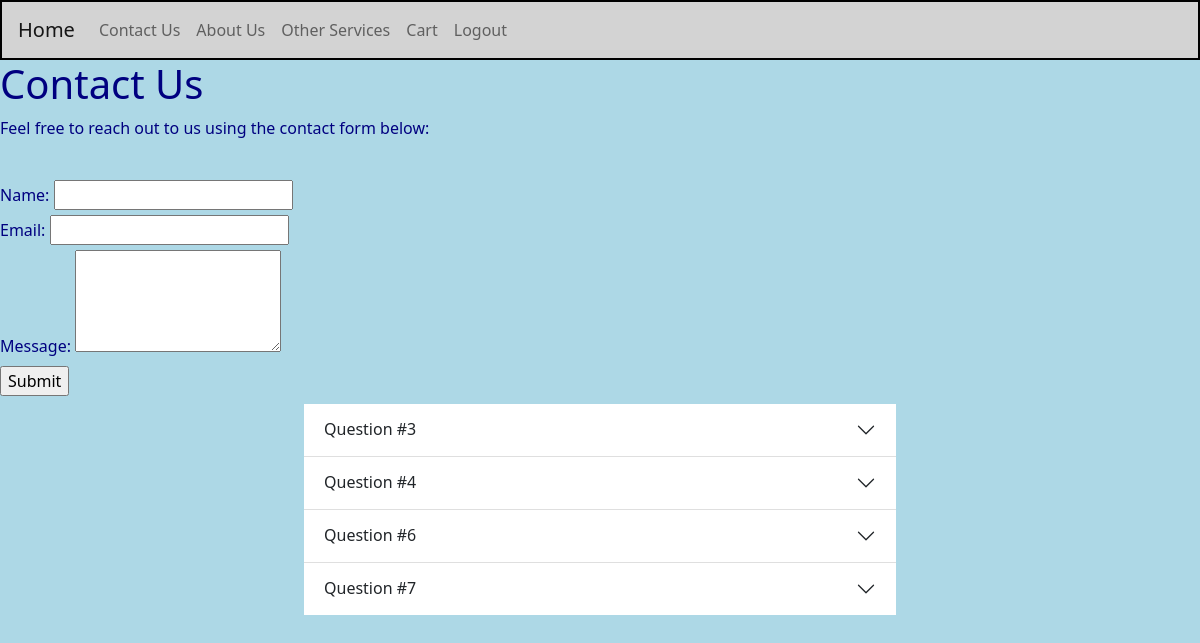
The page /index.php?controller=home&action=contactUs (signed in) on the database its author committed.
### tables this page shows
CREATE TABLE `user_question` (
  `pk` int(11) NOT NULL,
  `name` varchar(255) NOT NULL,
  `email` varchar(255) NOT NULL,
  `message` varchar(255) NOT NULL,
  `username` varchar(255) NOT NULL
);

### controllers/HomeController.php (called while the page is built, shortened)
<?php
require_once 'models/UserQuestionModel.php';
class HomeController {
    private $userquestionModel;
    public function __construct($db) {
        $this->userquestionModel = new UserQuestionModel($db);
    }
    public function contactUs() {
        try {
            $username = $_SESSION['user']['user_name'] ?? null;
            $user_question = $this->userquestionModel->get_question_answer_by_username($username);
            include 'views/contact_us.php';
        } catch (PDOException $e) {
            echo 'Error: ' . $e->getMessage();
        }
    }
}
?>

### models/UserQuestionModel.php (called while the page is built, shortened)
<?php
class UserQuestionModel
{
    private $db;
    public function __construct($db)
    {
        $this->db = $db;
    }
    public function get_question_answer_by_username($username)
    {
        $stmt = $this->db->prepare('SELECT * FROM `user_question` WHERE `username` = :username');
        $stmt->bindParam(':username', $username);
        $stmt->execute();
        return $stmt->fetchAll(PDO::FETCH_ASSOC);
    }
}

### views/contact_us.php (the view, shortened to what this page needs)
<!DOCTYPE html>
<html lang="en">
<head>
    <link rel="stylesheet" href="https://stackpath.bootstrapcdn.com/bootstrap/4.5.2/css/bootstrap.min.css">
    <link href="https://cdn.jsdelivr.net/npm/bootstrap@5.0.2/dist/css/bootstrap.min.css" rel="stylesheet">
    <link rel="stylesheet" href="css/style.css">
</head>
<body>
    <nav class="navbar navbar-expand-lg navbar-light bg-light">
        <a class="navbar-brand" href="index.php?controller=home&action=index">Home</a>
        <div class="collapse navbar-collapse" id="navbarNav">
            <ul class="navbar-nav">
                <li class="nav-item">
                    <a class="nav-link" href="index.php?controller=home&action=contactUs">Contact Us</a>
                </li>
                <li class="nav-item">
                    <a class="nav-link" href="index.php?controller=home&action=aboutUs">About Us</a>
                </li>
                <li class="nav-item">
                    <a class="nav-link" href="index.php?controller=home&action=otherServices">Other Services</a>
                </li>
                <?php if(isset($_SESSION['user']))  { ?>
                <li class="nav-item">
                    <a class="nav-link" href="index.php?controller=cart&action=viewCart">Cart</a>
                </li>
                <?php } ?>
                <li class="nav-item">
                    <?php if(isset($_SESSION['user']))  { ?>
                    <a class="nav-link" href="logout.php">Logout</a>
                        <?php } ?>
                </li>
            </ul>
        </div>
    </nav>
    <h1>Contact Us</h1>
    <p>Feel free to reach out to us using the contact form below:</p>
    <form action="index.php?controller=userquestion&action=addquestion" method="post">
        <input type="hidden" id="username" name="username" value="<?php echo $_SESSION['user']['user_name'] ?? "" ?>"><br>
        <label for="name">Name:</label>
        <input type="text" id="name" name="name" required><br>
        <label for="email">Email:</label>
        <input type="email" id="email" name="email" required><br>
        <label for="message">Message:</label>
        <textarea id="message" name="message" rows="4" required></textarea><br>
        <input type="submit" name="action" value="Submit">
    </form>
    <div class="d-flex p-2 bd-highlight justify-content-center">
        <div class="accordion accordion-flush w-50 " id="accordionFlushExample">
            <?php foreach ($user_question as $question) : ?>
                <div class="accordion-item">
                    <h2 class="accordion-header" id="flush-heading<?php echo $question['pk']; ?>">
                        <button class="accordion-button collapsed" type="button" data-bs-toggle="collapse" data-bs-target="#flush-collapse<?php echo $question['pk']; ?>" aria-expanded="false" aria-controls="flush-collapse<?php echo $question['pk']; ?>">
                            <?php echo ($question['name']); ?>
                        </button>
                    </h2>
                </div>
            <?php endforeach; ?>
        </div>
    </div>
</body>
</html>

### css/style.css (style rules this page uses)
body, html { background-color: #ADD8E6 !important; color: navy !important; margin: 0; padding: 0; }
h2 { color: #333; }
.navbar { background-color: lightgrey !important; border: 2px solid #000; }

### rows shown on the page
user_question: name "Question #3"
user_question: name "Question #4"
user_question: name "Question #6"
user_question: name "Question #7"
